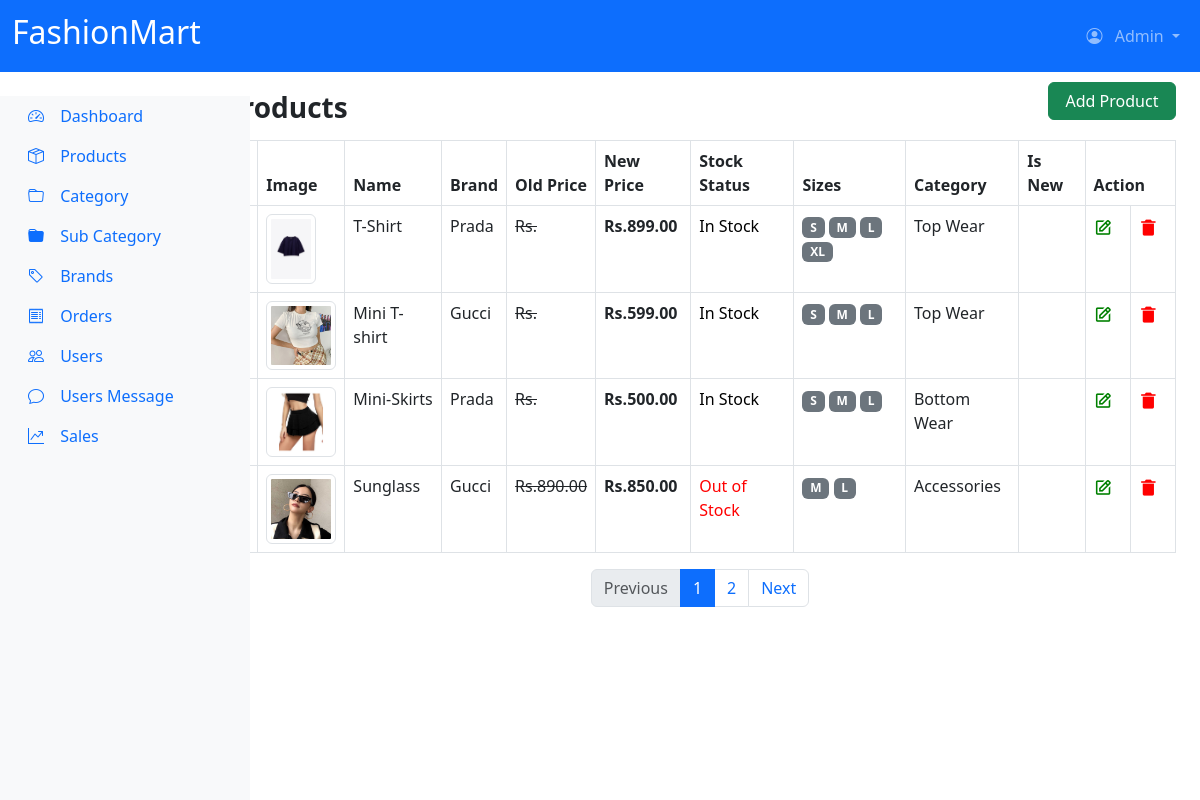
The app's page /adminDashboard/products/ with its own data.
### myeSite/models.py (models this page shows, shortened)
class Product(models.Model):
    name = models.CharField(max_length=255)
    description = models.TextField()
    stock_status = models.CharField(max_length=50, default='In Stock')
    old_price = models.DecimalField(max_digits=10, decimal_places=2, default=500,  null=True, blank=True)
    new_price = models.DecimalField(max_digits=10, decimal_places=2, default=400, null=False, blank=False)
    discount_price = models.DecimalField(max_digits=10, decimal_places=2, default=100,  null=True, blank=True)
    brand = models.ForeignKey(Brand, on_delete=models.CASCADE)
    category = models.ForeignKey(Category, on_delete=models.CASCADE)
    subcategory = models.ForeignKey(Subcategory, on_delete=models.CASCADE)
    image = models.ImageField(upload_to='product_images/')
    sizes = models.ManyToManyField(Size)
    isnew = models.BooleanField(default=False)

class Brand(models.Model):
    name = models.CharField(max_length=255)

class Size(models.Model):
    name = models.CharField(max_length=50)

class Category(models.Model):
    name = models.CharField(max_length=255)

### myeSite/views.py (the view)
# urls.py: path('adminDashboard/products/', views.Products, name='products'),
def Products(request):
    products = Product.objects.all()
    brands = Brand.objects.all()
    categories = Category.objects.all()
    subcategories = Subcategory.objects.all()
    sizes = Size.objects.all()
    paginator = Paginator(products, 4)  # This will not work
    page_number = request.GET.get('page')
    page_obj = paginator.get_page(page_number)
    context = {
        'page_obj': page_obj,
        'brands': brands,
        'categories': categories,
        'subcategories': subcategories,
        'sizes': sizes,
    }
    return render(request, 'myeSite/admin/products.html', context)

### myeSite/context_processors.py (called while the page is built)
def categories_processor(request):
    categories = Category.objects.all().prefetch_related('subcategories')
    return {'categories': categories}

def wishlist_item_count(request):
    if request.user.is_authenticated:
        wishlist_item_count = Wishlist.objects.filter(user=request.user).count()
    else:
        wishlist_item_count = 0
    return {'wishlist_item_count': wishlist_item_count}

### myeSite/templates/myeSite/admin/products.html (shortened to what this page needs)
{% extends "myeSite/admin/base.html" %}
{% load static %}
{% block content %}
<table class="table table-bordered table-hover">
    <div class="addBtn d-flex align-items-center justify-content-between">
        <h2 class="mb-0 mt-1 fs-3 fw-bold">Products</h2>
        <button class="btn btn-success" style="width:8rem;" data-bs-toggle="modal" data-bs-target="#addProductModal">Add Product</button>
    </div>
    <thead class="table-white">
        <tr>
            <th>Id</th>
            <th>Image</th>
            <th>Name</th>
            <th>Brand</th>
            <th>Old Price</th>
            <th>New Price</th>
            <th>Stock Status</th>
            <th>Sizes</th>
            <th>Category</th>
            <th>Is New</th>
            <th colspan="2">Action</th>
        </tr>
    </thead>
    <tbody>
        {% for product in page_obj %}
        <tr>
            <td>{{ product.id }}</td>
            <td><img src="{{ product.image.url }}" alt="{{ product.name }}" class="img-thumbnail" style="max-width: 70px; max-height:70px;"></td>
            <td>{{ product.name }}</td>
            <td>{{ product.brand.name }}</td>
            <td><del>Rs.{{ product.old_price|default:"" }}</del></td>
            <td><strong>Rs.{{ product.new_price }}</strong></td>
            <td style="color: {% if product.stock_status == 'Out of Stock' %}red{% else %}black{% endif %};">
                {{ product.stock_status }}
            </td>
            <td>
                {% for size in product.sizes.all %}
                <span class="badge bg-secondary">{{ size.name }}</span>
                {% endfor %}
            </td>
            <td>{{ product.category.name }}</td>
            <td>{% if product.isnew %}<span class="badge bg-success">New</span>{% endif %}</td>
            <td>
                <a href="#" class="edit-btn" data-product-id="{{ product.id }}">
                  <i class='bx bx-edit' style="color: green; margin-right: 5px; font-size: 1.2rem;"></i>
                </a>
              </td>
            <td>
                <a href="{% url 'delete_product' product.id %}?page={{ page_obj.number }}" style="display:inline;"><i class='bx bxs-trash-alt' style="color:red; margin-right:5px; font-size:1.2rem;"></i></a>
            </td>
        </tr>
        {% endfor %}
    </tbody>
</table>
<nav aria-label="Page navigation">
    <ul class="pagination justify-content-center">
        {% if page_obj.has_previous %}
            <li class="page-item">
                <a class="page-link" href="?page={{ page_obj.previous_page_number }}">Previous</a>
            </li>
        {% else %}
            <li class="page-item disabled">
                <a class="page-link">Previous</a>
            </li>
        {% endif %}
        {% for num in page_obj.paginator.page_range %}
            {% if page_obj.number == num %}
                <li class="page-item active"><a class="page-link" href="?page={{ num }}">{{ num }}</a></li>
            {% else %}
                <li class="page-item"><a class="page-link" href="?page={{ num }}">{{ num }}</a></li>
            {% endif %}
        {% endfor %}
        {% if page_obj.has_next %}
            <li class="page-item">
                <a class="page-link" href="?page={{ page_obj.next_page_number }}">Next</a>
            </li>
        {% else %}
            <li class="page-item disabled">
                <a class="page-link">Next</a>
            </li>
        {% endif %}
    </ul>
</nav>
{% endblock %}

### myeSite/static/myeSite/css/style.css (style rules this page uses)
* { margin: 0; padding: 0; box-sizing: border-box; scroll-behavior: smooth; }
html, body { height: 100%; width: 100%; }
.right-infoPart h5, span, p, button { margin-left: 10px; margin-top: 10px; margin-bottom: 1.2rem; }
button { width: 7rem; padding: 10px; border: none; border-radius: 5px; }
.sortby h6, i { padding-right: 4px; margin-top: 4px; }
.infoaboutproduct p, span { margin: 0; }

### records on screen
Product: image (picture), name "T-Shirt", brand.name "Prada", new_price "899.00", stock_status "In Stock", category.name "Top Wear"
Size: name "S"
Size: name "M"
Size: name "L"
Size: name "XL"
Product: image (picture), name "Mini T-shirt", brand.name "Gucci", new_price "599.00", stock_status "In Stock", category.name "Top Wear"
Product: image (picture), name "Mini-Skirts", brand.name "Prada", new_price "500.00", stock_status "In Stock", category.name "Bottom Wear"
Product: image (picture), name "Sunglass", brand.name "Gucci", old_price "890.00", new_price "850.00", stock_status "Out of Stock", category.name "Accessories"

### other values on screen
{{ num }} "1"
{{ num }} "2"
